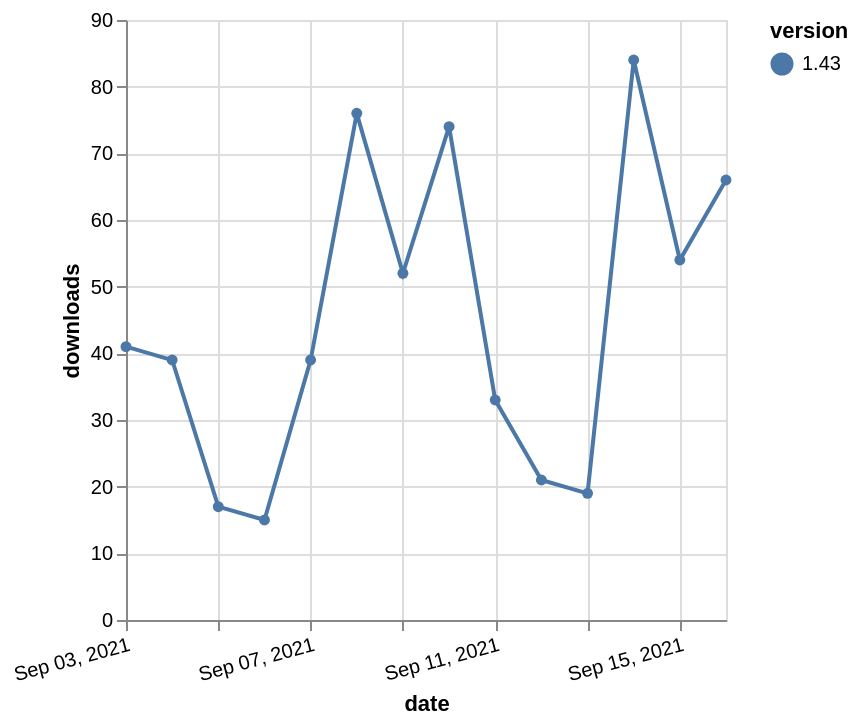

Specify this chart in Vega-Lite:
### Vega-Lite specification from a JSON file in a GitHub repository (floating-point values rounded to 4 significant figures)
{"$schema": "https://vega.github.io/schema/vega-lite/v5.json", "description": "A simple bar chart with embedded data.", "data": {"values": [{"date": "2021-09-03", "total": 76256, "delta": 41, "version": "1.43"}, {"date": "2021-09-04", "total": 76295, "delta": 39, "version": "1.43"}, {"date": "2021-09-05", "total": 76312, "delta": 17, "version": "1.43"}, {"date": "2021-09-06", "total": 76327, "delta": 15, "version": "1.43"}, {"date": "2021-09-07", "total": 76366, "delta": 39, "version": "1.43"}, {"date": "2021-09-08", "total": 76442, "delta": 76, "version": "1.43"}, {"date": "2021-09-09", "total": 76494, "delta": 52, "version": "1.43"}, {"date": "2021-09-10", "total": 76568, "delta": 74, "version": "1.43"}, {"date": "2021-09-11", "total": 76601, "delta": 33, "version": "1.43"}, {"date": "2021-09-12", "total": 76622, "delta": 21, "version": "1.43"}, {"date": "2021-09-13", "total": 76641, "delta": 19, "version": "1.43"}, {"date": "2021-09-14", "total": 76725, "delta": 84, "version": "1.43"}, {"date": "2021-09-15", "total": 76779, "delta": 54, "version": "1.43"}, {"date": "2021-09-16", "total": 76845, "delta": 66, "version": "1.43"}]}, "width": "container", "mark": {"type": "line", "point": {"filled": true}}, "encoding": {"x": {"field": "date", "type": "temporal", "timeUnit": "yearmonthdate", "title": "date", "axis": {"labelAngle": -15}}, "y": {"field": "delta", "type": "quantitative", "title": "downloads"}, "color": {"field": "version", "type": "nominal"}, "tooltip": {"field": "delta"}}}
